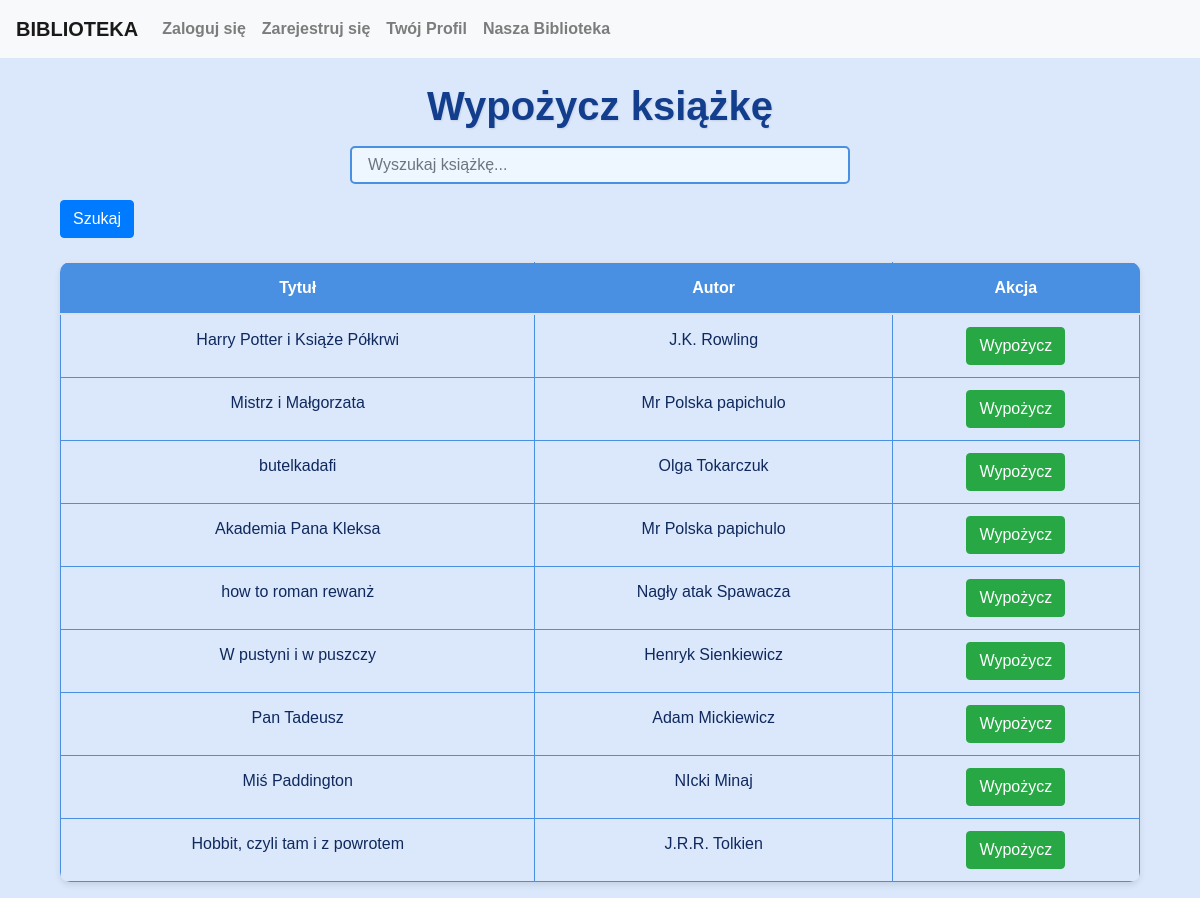
Before: /wypozycz/ (signed in) with the older database file.
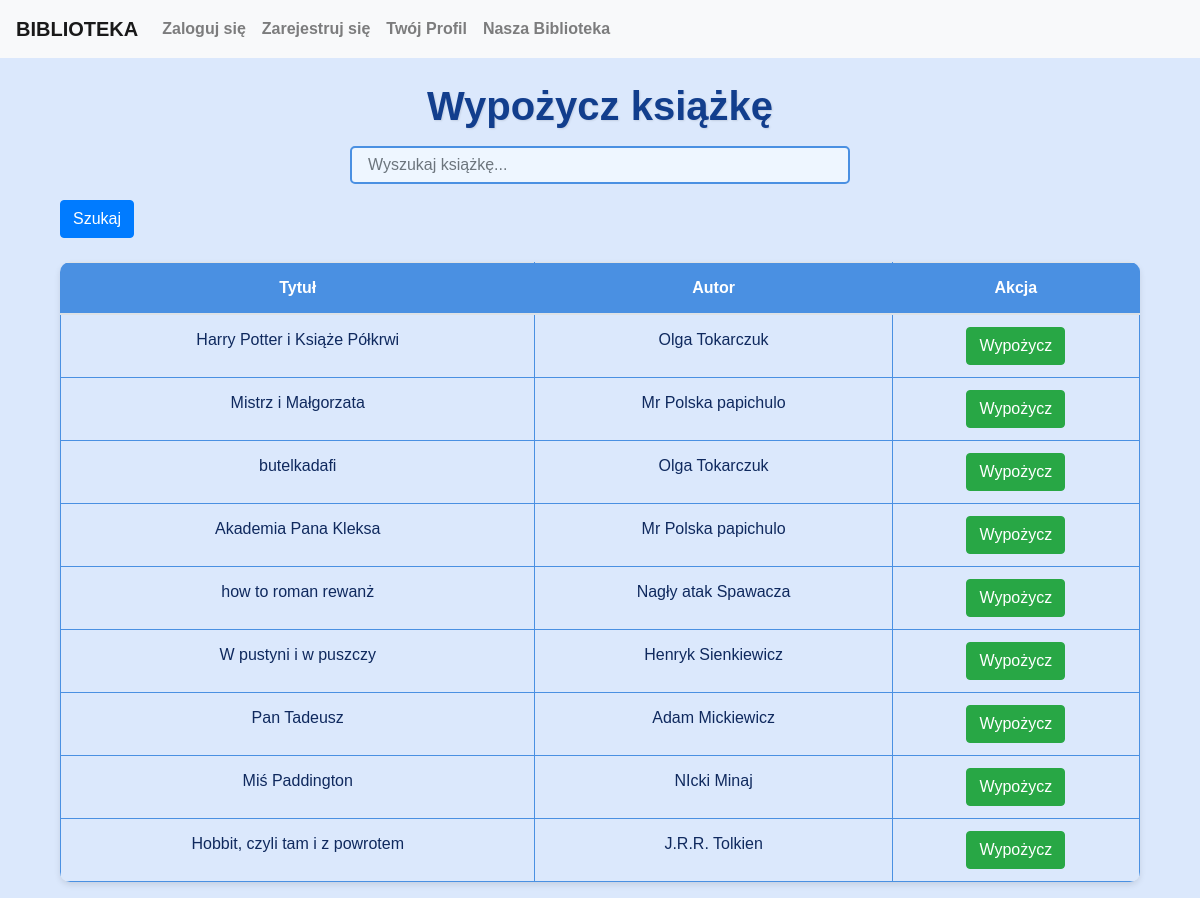
After: the same page with the newer database file.
### myapp/models.py (models this page shows, shortened)
class Ksiazka(models.Model):
    tytul = models.CharField(max_length=200)
    autor = models.ManyToManyField(Autor)
    wydawnictwo = models.IntegerField(choices=WYDAWNICTWA.choices)
    rok_wydania = models.CharField(max_length=4)
    liczba_stron = models.IntegerField()
    ISBN = models.CharField(max_length=13)
    okładka = models.IntegerField(choices=OKLADKA.choices)
    gatunek = models.ManyToManyField(Gatunek)
    class Meta:
        verbose_name = "Książka"
        verbose_name_plural = "Książki"

class Autor(models.Model):
    imie_autora = models.CharField(max_length=100)
    nazwisko_autora = models.CharField(max_length=100)
    def __str__(self):
        return f"{self.imie_autora} {self.nazwisko_autora}"
    class Meta:
        verbose_name = "Autor"
        verbose_name_plural = "Autorzy"

### myapp/views.py (the view)
# urls.py: path('wypozycz/', wypozycz_ksiazke, name='wypozycz_ksiazke'),
@login_required
def wypozycz_ksiazke(request):
    query = request.GET.get('q')
    if query:
        ksiazki = Ksiazka.objects.filter(tytul__icontains=query)  # Dopasowanie po tytule
    else:
        ksiazki = Ksiazka.objects.all()
    return render(request, 'myapp/wypozycz_ksiazke.html', {'ksiazki': ksiazki})

### myapp/templates/myapp/wypozycz_ksiazke.html
{% extends "base.html" %}
{% block content %}
<div class="container">
    <h1>Wypożycz książkę</h1>
    <form method="get" action="{% url 'wypozycz_ksiazke' %}" class="mb-4">
        <div class="form-group">
            <input
                type="text"
                name="q"
                placeholder="Wyszukaj książkę..."
                value="{{ request.GET.q }}"
                class="form-control"
            >
        </div>
        <button type="submit" class="btn btn-primary">Szukaj</button>
    </form>
    {% if ksiazki %}
        <table class="table table-striped">
            <thead>
                <tr>
                    <th>Tytuł</th>
                    <th>Autor</th>
                    <th>Akcja</th>
                </tr>
            </thead>
            <tbody>
                {% for ksiazka in ksiazki %}
                <tr>
                    <td>{{ ksiazka.tytul }}</td>
                    <td>{{ ksiazka.autor.all|join:", " }}</td>
                    <td>
                        <a href="{% url 'wypozycz' ksiazka.id %}" class="btn btn-success">Wypożycz</a>
                    </td>
                </tr>
                {% endfor %}
            </tbody>
        </table>
    {% else %}
        <p>Brak książek spełniających kryteria wyszukiwania.</p>
    {% endif %}
</div>
{% endblock %}

Changed rows visible on the page:
changed Ksiazka "Harry Potter i Książe Półkrwi": autor.all "J.K. Rowling" → "Olga Tokarczuk"
